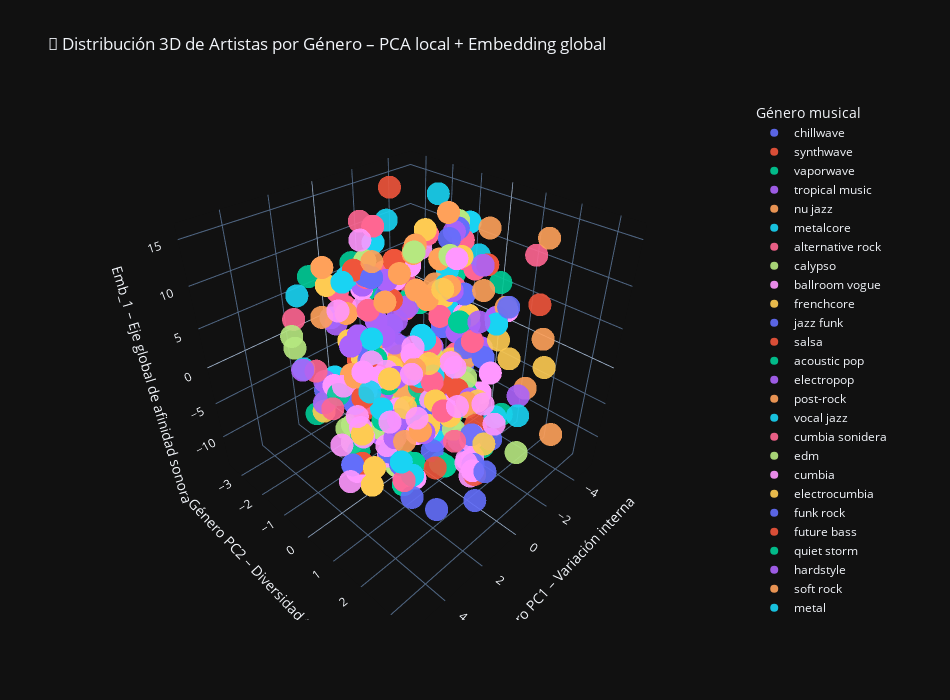

Source (notebook cell):
### Code cell
# === 3D ===
fig3d = px.scatter_3d(
    df_pca_by_genre,
    x="genre_PC1",
    y="genre_PC2",
    z="emb_1",
    color="main_genre_embedded",
    hover_name="artist_name",
    title="🌌 Distribución 3D de Artistas por Género – PCA local + Embedding global",
    opacity=0.9,
    width=950,
    height=700
)

fig3d.update_layout(
    scene=dict(
        xaxis_title="Género PC1 – Variación interna",
        yaxis_title="Género PC2 – Diversidad tonal",
        zaxis_title="Emb_1 – Eje global de afinidad sonora"
    ),
    legend_title_text="Género musical",
    template="plotly_dark"
)
fig3d.show()
